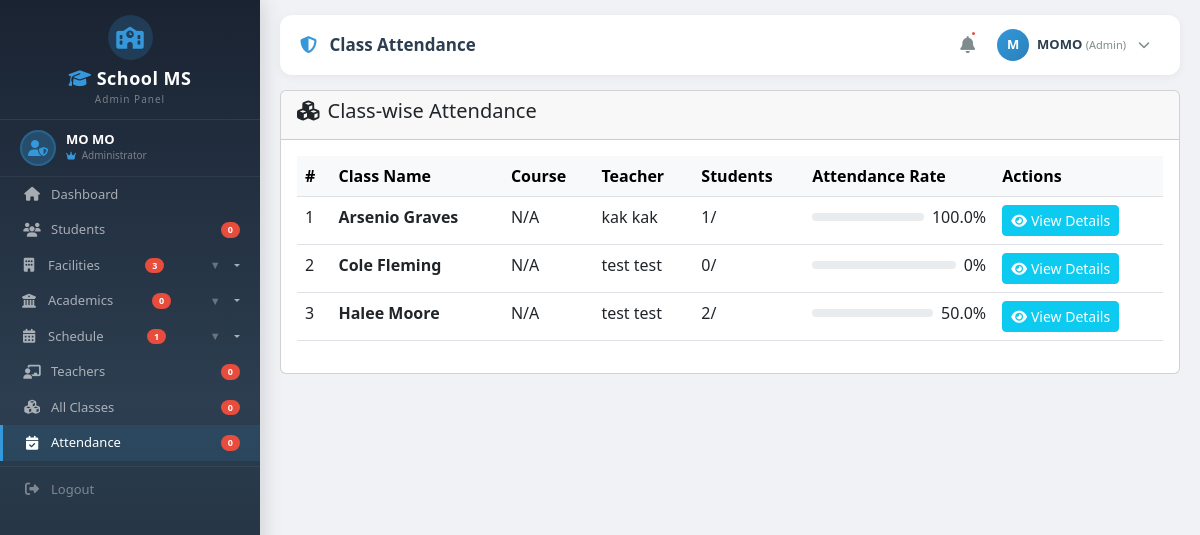
The app's page /attendance/admin/class/ (signed in), older data.
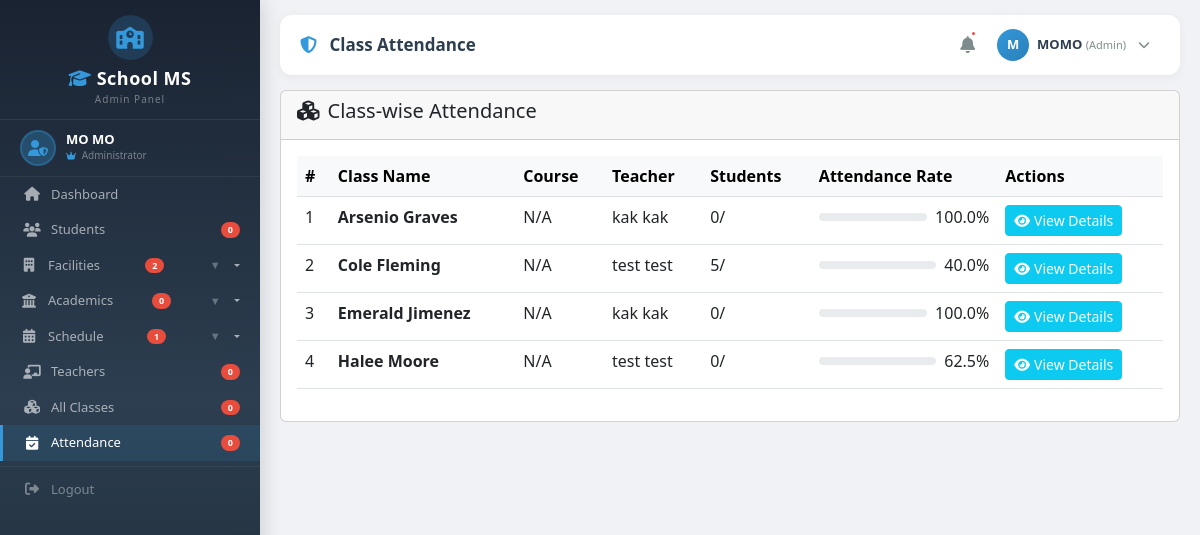
The same page, newer data.
### classes/models.py (models this page shows, shortened)
class Class(models.Model):
    name = models.CharField(max_length=100)
    section = models.CharField(max_length=10, blank=True, null=True)
    code = models.CharField(max_length=20, unique=True, blank=True, null=True)
    building = models.ForeignKey(Building, on_delete=models.SET_NULL, null=True, blank=True, related_name='classes')
    floor = models.ForeignKey(Floor, on_delete=models.SET_NULL, null=True, blank=True, related_name='classes')
    room = models.ForeignKey(Room, on_delete=models.SET_NULL, null=True, blank=True, related_name='classes')
    room_number = models.CharField(max_length=20, blank=True, null=True)
    time_slots = models.ManyToManyField(TimeSlot, blank=True, related_name='classes')
    schedule = models.CharField(max_length=100, blank=True, null=True)
    start_time = models.TimeField(blank=True, null=True)
    end_time = models.TimeField(blank=True, null=True)
    days = models.CharField(max_length=50, blank=True, null=True)
    term = models.ForeignKey(Term, on_delete=models.SET_NULL, null=True, blank=True, related_name='classes')
    term_type = models.CharField(max_length=20, choices=Term.TERM_TYPES, blank=True, null=True)
    academic_year = models.CharField(max_length=20, blank=True, null=True)
    capacity = models.IntegerField(default=30)
    teacher = models.ForeignKey(Teacher, on_delete=models.SET_NULL, null=True, blank=True, related_name='classes')
    course = models.ForeignKey(Course, on_delete=models.SET_NULL, null=True, blank=True, related_name='classes')
    is_active = models.BooleanField(default=True)
    start_date = models.DateField(blank=True, null=True)
    end_date = models.DateField(blank=True, null=True)
    created_at = models.DateTimeField(auto_now_add=True)
    updated_at = models.DateTimeField(auto_now=True)
    def get_student_count(self):
        return self.students.filter(is_active=True).count()
    class Meta:
        verbose_name_plural = "Classes"
        ordering = ['name']

### teachers/models.py (models this page shows, shortened)
class Teacher(models.Model):
    GENDER_CHOICES = [
        ('M', 'Male'),
        ('F', 'Female'),
        ('O', 'Other')
    ]
    POSITION_CHOICES = [
        ('dean', '👑 Dean'),
        ('associate_dean', 'Associate Dean'),
        ('department_head', 'Department Head'),
        ('professor', 'Professor'),
        ('associate_professor', 'Associate Professor'),
        ('assistant_professor', 'Assistant Professor'),
        ('lecturer', 'Lecturer'),
        ('instructor', 'Instructor'),
        ('teaching_assistant', 'Teaching Assistant'),
    ]
    user = models.OneToOneField(User, on_delete=models.CASCADE, related_name='teacher_profile', null=True, blank=True)
    teacher_id = models.CharField(max_length=20, unique=True)
    first_name = models.CharField(max_length=100)
    last_name = models.CharField(max_length=100)
    date_of_birth = models.DateField()
    gender = models.CharField(max_length=10, choices=GENDER_CHOICES)
    phone = models.CharField(max_length=15)
    email = models.EmailField()
    address = models.TextField(blank=True, null=True)
    profile_picture = models.ImageField(upload_to='teachers/', blank=True, null=True)
    qualification = models.CharField(max_length=200, blank=True, null=True)
    specialization = models.CharField(max_length=200, blank=True, null=True)
    years_of_experience = models.IntegerField(default=0)
    position = models.CharField(
        max_length=50,
        choices=POSITION_CHOICES,
        default='lecturer',
        help_text="Current position/rank of the teacher"
    )
    hired_date = models.DateField(null=True, blank=True)
    is_active = models.BooleanField(default=True)
    created_at = models.DateTimeField(auto_now_add=True)
    updated_at = models.DateTimeField(auto_now=True)
    def get_full_name(self):
        return f"{self.first_name} {self.last_name}"
    class Meta:
        ordering = ['first_name', 'last_name']

### attendance/views.py (the view)
# urls.py: path('admin/class/', views.admin_class_attendance, name='admin_class_attendance'),
@login_required
@admin_required
def admin_class_attendance(request):
    classes = Class.objects.filter(is_active=True)
    for cls in classes:
        attendances = Attendance.objects.filter(class_obj=cls)
        total = attendances.count()
        present = attendances.filter(status='present').count()
        cls.attendance_rate = round((present / total) * 100, 1) if total > 0 else 0
    context = {'classes': classes}
    return render(request, 'Backend/admin/attendance/class_attendance.html', context)

### classes/context_processors.py (called while the page is built)
def sidebar_counts(request):
    return {
        'total_buildings': Building.objects.filter(is_active=True).count(),
        'total_floors': Floor.objects.filter(is_active=True).count(),
        'total_rooms': Room.objects.filter(is_active=True).count(),
        'total_terms': Term.objects.filter(is_active=True).count(),
        'total_timeslots': TimeSlot.objects.filter(is_active=True).count(),
    }

### templates/Backend/admin/attendance/class_attendance.html (shortened to what this page needs)
{% extends 'Backend/layouts/admin_layout.html' %}
{% load static %}
{% block page_title %}Class Attendance{% endblock %}
{% block content %}
<div class="row">
    <div class="col-md-12">
        <div class="card">
            <div class="card-header">
                <h5><i class="fas fa-cubes me-2"></i>Class-wise Attendance</h5>
            </div>
            <div class="card-body">
                <div class="table-responsive">
                    <table class="table table-hover">
                        <thead class="table-light">
                            <tr>
                                <th>#</th>
                                <th>Class Name</th>
                                <th>Course</th>
                                <th>Teacher</th>
                                <th>Students</th>
                                <th>Attendance Rate</th>
                                <th>Actions</th>
                            </tr>
                        </thead>
                        <tbody>
                            {% for class in classes %}
                            <tr>
                                <td>{{ forloop.counter }}</td>
                                <td><strong>{{ class.name }}</strong></td>
                                <td>{{ class.course.name|default:"N/A" }}</td>
                                <td>{{ class.teacher.get_full_name|default:"N/A" }}</td>
                                <td>{{ class.get_student_count }}/{{ class.max_students }}</td>
                                <td>
                                    {% with attendance_rate=class.attendance_rate|default:0 %}
                                    <div class="d-flex align-items-center gap-2">
                                        <div class="progress flex-grow-1" style="height: 8px;">
                                        </div>
                                        <span>{{ attendance_rate }}%</span>
                                    </div>
                                    {% endwith %}
                                </td>
                                <td>
                                    <a href="{% url 'attendance:admin_class_attendance_detail' class.id %}"
                                        class="btn btn-sm btn-info text-white">
                                        <i class="fas fa-eye me-1"></i>View Details
                                    </a>
                                </td>
                            </tr>
                            {% endfor %}
                        </tbody>
                    </table>
                </div>
            </div>
        </div>
    </div>
</div>
{% endblock %}

### templates/Backend/layouts/admin_layout.html (shortened to what the changed rows need)
{% load static %}
<!DOCTYPE html>
<html lang="en">
<head>
    <link href="https://cdn.jsdelivr.net/npm/bootstrap@5.3.0/dist/css/bootstrap.min.css" rel="stylesheet">
    <link rel="stylesheet" href="https://cdnjs.cloudflare.com/ajax/libs/font-awesome/6.4.0/css/all.min.css">
</head>
<body>
    <div class="sidebar" id="sidebar">
        <div class="sidebar-menu-wrapper">
            <ul class="sidebar-menu">
                <li>
                    <button
                        class="dropdown-toggle {% if 'building' in request.path or 'floor' in request.path or 'room' in request.path %}active{% endif %}"
                        onclick="toggleDropdown(this)">
                        <i class="fas fa-building"></i> Facilities
                        <span class="badge-notification">{{ total_buildings|default:0 }}</span>
                        <span class="arrow">▼</span>
                    </button>
                </li>
            </ul>
        </div>
    </div>
    <div class="main-content" id="mainContent">
        <div class="content-area">
            {% block content %}{% endblock %}
        </div>
    </div>
</body>
</html>

Row changes from the older to the newer data that the page shows:
changed Class "Arsenio Graves": get_student_count "1" → "0"
changed Class "Cole Fleming": get_student_count "0" → "5"; class "0" → "40.0"
added Class: name "Emerald Jimenez", course.name "N/A", teacher.get_full_name "kak kak", get_student_count "0", class "100.0"
changed Class "Halee Moore": get_student_count "2" → "0"; class "50.0" → "62.5"
Text that changed along with them:
{{ total_buildings|default:0 }}: "3" → "2"
